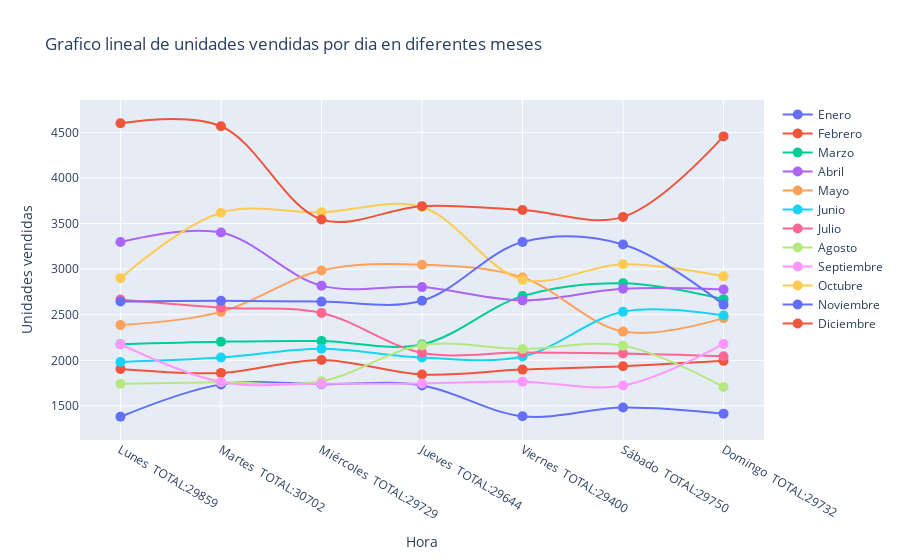

Notebook code for this chart:
### Code cell
#Crear un objeto figura para el gráfico
fig = go.Figure()

# Lista para almacenar los datos de ventas por hora de cada mes
ventas_pordia_pormes = []
etiquetas = []
ventas_por_dia_enaños = []
# Iterar a través de cada mes en la lista 'meses'
for mes in meses:
    # Obtener el DataFrame correspondiente al mes
    dataframe_mes = df_extraidos[mes]
       
    # Calcular el número de ventas por hora para este mes y almacenarlo en 'Ventas_por_hora'
    Ventas_por_dia = dataframe_mes.groupby('strDia')['Cantidad Pedida'].sum()
    
    #agrupacion por dia y mes
    ventas_por_dia_enaños.append(dataframe_mes.groupby(['año','strDia'])['Cantidad Pedida'].sum())

    # Agregar los datos de ventas por hora de este mes a la lista 'ventas_por_hora_por_mes'
    ventas_pordia_pormes.append(Ventas_por_dia.tolist())

total_pordia_pormes = np.sum(ventas_pordia_pormes, axis=0)
for i in range(len(dias_semana)):
    etiquetas.append( dias_semana[i] + "\n TOTAL:" + str(total_pordia_pormes[i]))

# Iterar sobre la lista de datos y agregar cada mes al objeto figura 'fig'
for i, mes in enumerate(meses):
    fig.add_trace(go.Scatter(
        x=etiquetas,  # Eje X: Horas del día
        y=ventas_pordia_pormes[i],  # Eje Y: Datos de ventas por hora para este mes
        mode='lines+markers',  # Tipo de gráfico: líneas
        name=mes,  # Etiqueta para la leyenda del gráfico
        line=dict(width=2, shape='spline'),  # Configuración de las líneas del gráfico
        marker=dict(size=10)  # Configuración de las marcas del gráfico
    ))

# Configurar los ejes y los títulos del gráfico
fig.update_layout(
    title="Grafico lineal de unidades vendidas por dia en diferentes meses",  # Título del gráfico
    xaxis=dict(title="Hora", tickvals=Horas),  # Configuración del eje X
    yaxis=dict(title="Unidades vendidas", side="left"),  # Configuración del eje Y
    legend=dict(y=0.3, yanchor='bottom'),  # Configuración de la leyenda
)

# Mostrar el gráfico
fig.show()
#ventas_pordia_pormes = np.sum(ventas_pordia_pormes, axis=0)

### Figure 1 — Plotly figure (JSON) as saved in the notebook; plotly's stock layout.template omitted (floating-point values rounded to 4 significant figures)
{"data": [{"line": {"shape": "spline", "width": 2}, "marker": {"size": 10}, "mode": "lines+markers", "name": "Enero", "type": "scatter", "x": ["Lunes\n TOTAL:29859", "Martes\n TOTAL:30702", "Miércoles\n TOTAL:29729", "Jueves\n TOTAL:29644", "Viernes\n TOTAL:29400", "Sábado\n TOTAL:29750", "Domingo\n TOTAL:29732"], "y": [1381, 1736, 1738, 1724, 1386, 1482, 1415]}, {"line": {"shape": "spline", "width": 2}, "marker": {"size": 10}, "mode": "lines+markers", "name": "Febrero", "type": "scatter", "x": ["Lunes\n TOTAL:29859", "Martes\n TOTAL:30702", "Miércoles\n TOTAL:29729", "Jueves\n TOTAL:29644", "Viernes\n TOTAL:29400", "Sábado\n TOTAL:29750", "Domingo\n TOTAL:29732"], "y": [1905, 1862, 2004, 1845, 1898, 1935, 1994]}, {"line": {"shape": "spline", "width": 2}, "marker": {"size": 10}, "mode": "lines+markers", "name": "Marzo", "type": "scatter", "x": ["Lunes\n TOTAL:29859", "Martes\n TOTAL:30702", "Miércoles\n TOTAL:29729", "Jueves\n TOTAL:29644", "Viernes\n TOTAL:29400", "Sábado\n TOTAL:29750", "Domingo\n TOTAL:29732"], "y": [2177, 2204, 2211, 2174, 2704, 2846, 2671]}, {"line": {"shape": "spline", "width": 2}, "marker": {"size": 10}, "mode": "lines+markers", "name": "Abril", "type": "scatter", "x": ["Lunes\n TOTAL:29859", "Martes\n TOTAL:30702", "Miércoles\n TOTAL:29729", "Jueves\n TOTAL:29644", "Viernes\n TOTAL:29400", "Sábado\n TOTAL:29750", "Domingo\n TOTAL:29732"], "y": [3297, 3401, 2819, 2803, 2657, 2785, 2777]}, {"line": {"shape": "spline", "width": 2}, "marker": {"size": 10}, "mode": "lines+markers", "name": "Mayo", "type": "scatter", "x": ["Lunes\n TOTAL:29859", "Martes\n TOTAL:30702", "Miércoles\n TOTAL:29729", "Jueves\n TOTAL:29644", "Viernes\n TOTAL:29400", "Sábado\n TOTAL:29750", "Domingo\n TOTAL:29732"], "y": [2386, 2531, 2985, 3049, 2909, 2315, 2463]}, {"line": {"shape": "spline", "width": 2}, "marker": {"size": 10}, "mode": "lines+markers", "name": "Junio", "type": "scatter", "x": ["Lunes\n TOTAL:29859", "Martes\n TOTAL:30702", "Miércoles\n TOTAL:29729", "Jueves\n TOTAL:29644", "Viernes\n TOTAL:29400", "Sábado\n TOTAL:29750", "Domingo\n TOTAL:29732"], "y": [1982, 2030, 2127, 2030, 2042, 2532, 2491]}, {"line": {"shape": "spline", "width": 2}, "marker": {"size": 10}, "mode": "lines+markers", "name": "Julio", "type": "scatter", "x": ["Lunes\n TOTAL:29859", "Martes\n TOTAL:30702", "Miércoles\n TOTAL:29729", "Jueves\n TOTAL:29644", "Viernes\n TOTAL:29400", "Sábado\n TOTAL:29750", "Domingo\n TOTAL:29732"], "y": [2667, 2577, 2520, 2082, 2085, 2075, 2045]}, {"line": {"shape": "spline", "width": 2}, "marker": {"size": 10}, "mode": "lines+markers", "name": "Agosto", "type": "scatter", "x": ["Lunes\n TOTAL:29859", "Martes\n TOTAL:30702", "Miércoles\n TOTAL:29729", "Jueves\n TOTAL:29644", "Viernes\n TOTAL:29400", "Sábado\n TOTAL:29750", "Domingo\n TOTAL:29732"], "y": [1742, 1759, 1770, 2166, 2124, 2161, 1708]}, {"line": {"shape": "spline", "width": 2}, "marker": {"size": 10}, "mode": "lines+markers", "name": "Septiembre", "type": "scatter", "x": ["Lunes\n TOTAL:29859", "Martes\n TOTAL:30702", "Miércoles\n TOTAL:29729", "Jueves\n TOTAL:29644", "Viernes\n TOTAL:29400", "Sábado\n TOTAL:29750", "Domingo\n TOTAL:29732"], "y": [2176, 1763, 1743, 1746, 1766, 1723, 2180]}, {"line": {"shape": "spline", "width": 2}, "marker": {"size": 10}, "mode": "lines+markers", "name": "Octubre", "type": "scatter", "x": ["Lunes\n TOTAL:29859", "Martes\n TOTAL:30702", "Miércoles\n TOTAL:29729", "Jueves\n TOTAL:29644", "Viernes\n TOTAL:29400", "Sábado\n TOTAL:29750", "Domingo\n TOTAL:29732"], "y": [2901, 3618, 3623, 3681, 2884, 3053, 2921]}, {"line": {"shape": "spline", "width": 2}, "marker": {"size": 10}, "mode": "lines+markers", "name": "Noviembre", "type": "scatter", "x": ["Lunes\n TOTAL:29859", "Martes\n TOTAL:30702", "Miércoles\n TOTAL:29729", "Jueves\n TOTAL:29644", "Viernes\n TOTAL:29400", "Sábado\n TOTAL:29750", "Domingo\n TOTAL:29732"], "y": [2645, 2654, 2644, 2653, 3297, 3270, 2611]}, {"line": {"shape": "spline", "width": 2}, "marker": {"size": 10}, "mode": "lines+markers", "name": "Diciembre", "type": "scatter", "x": ["Lunes\n TOTAL:29859", "Martes\n TOTAL:30702", "Miércoles\n TOTAL:29729", "Jueves\n TOTAL:29644", "Viernes\n TOTAL:29400", "Sábado\n TOTAL:29750", "Domingo\n TOTAL:29732"], "y": [4600, 4567, 3545, 3691, 3648, 3573, 4456]}], "layout": {"legend": {"y": 0.3, "yanchor": "bottom"}, "title": {"text": "Grafico lineal de unidades vendidas por dia en diferentes meses"}, "xaxis": {"tickvals": [0, 1, 2, 3, 4, 5, 6, 7, 8, 9, 10, 11, 12, 13, 14, 15, 16, 17, 18, 19, 20, 21, 22, 23], "title": {"text": "Hora"}}, "yaxis": {"side": "left", "title": {"text": "Unidades vendidas"}}}}
